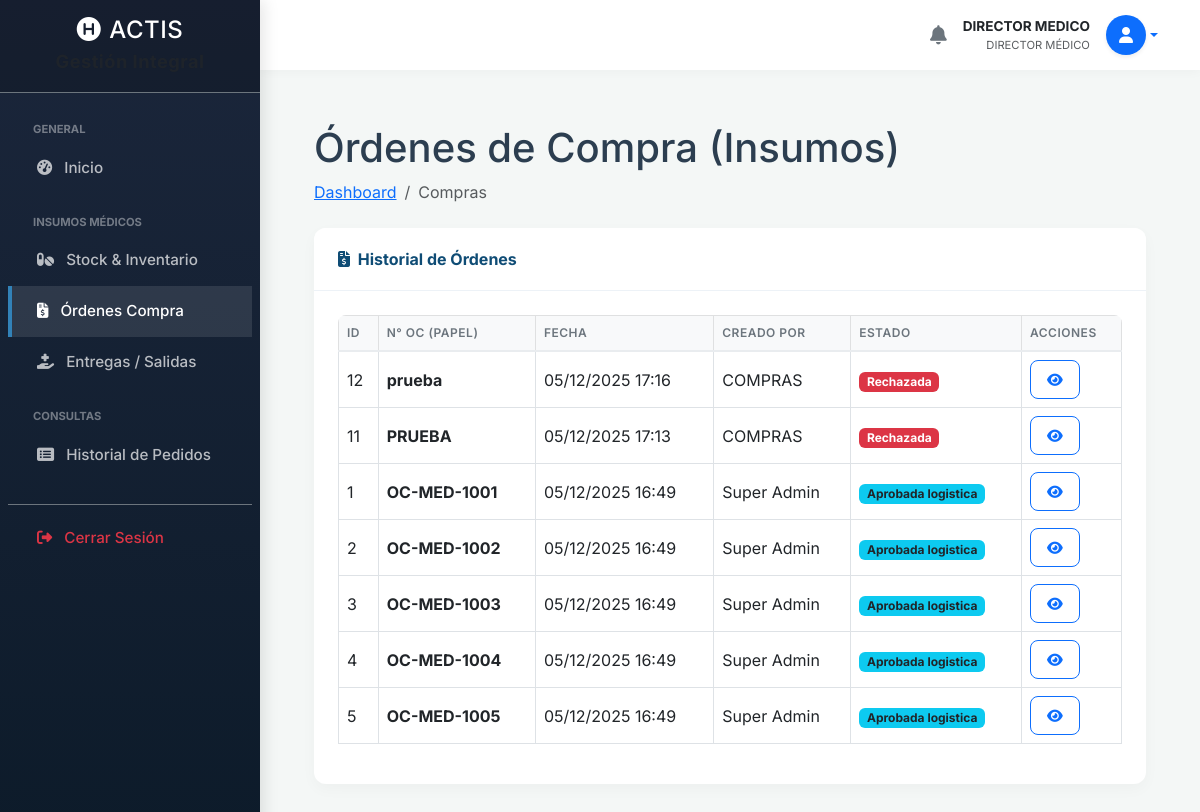
Page /insumos_compras.php (signed in) on the committed database.
### tables this page shows
CREATE TABLE `ordenes_compra` (
  `id` int(11) NOT NULL,
  `numero_oc` varchar(50) NOT NULL,
  `tipo_origen` enum('insumos','suministros') NOT NULL,
  `id_usuario_creador` int(11) NOT NULL,
  `estado` enum('pendiente_logistica','aprobada_logistica','rechazada','recibida_parcial','recibida_total') DEFAULT 'pendiente_logistica',
  `fecha_creacion` timestamp NULL DEFAULT current_timestamp(),
  `fecha_aprobacion` datetime DEFAULT NULL,
  `id_usuario_aprobador` int(11) DEFAULT NULL,
  `observaciones` text DEFAULT NULL
);

CREATE TABLE `usuarios` (
  `id` int(11) NOT NULL,
  `nombre_completo` varchar(100) NOT NULL,
  `email` varchar(100) NOT NULL,
  `destino` varchar(100) DEFAULT NULL,
  `servicio` varchar(100) DEFAULT NULL,
  `grado_militar` varchar(100) DEFAULT NULL,
  `rol_en_servicio` varchar(50) DEFAULT NULL,
  `telefono` varchar(50) DEFAULT NULL,
  `numero_interno` varchar(20) DEFAULT NULL,
  `password` varchar(255) NOT NULL,
  `firma_digital` varchar(255) DEFAULT NULL,
  `activo` tinyint(1) DEFAULT 1,
  `validado_por_admin` tinyint(1) DEFAULT 0,
  `created_at` timestamp NULL DEFAULT current_timestamp()
);

### insumos_compras.php (the view, shortened to what this page needs)
<?php
require 'db.php';
include 'includes/header.php';
include 'includes/sidebar.php';
include 'includes/navbar.php';
$sql = "SELECT oc.*, u.nombre_completo as creador
        FROM ordenes_compra oc
        JOIN usuarios u ON oc.id_usuario_creador = u.id
        WHERE oc.tipo_origen = 'insumos'
        ORDER BY oc.fecha_creacion DESC";
$stmt = $pdo->query($sql);
$ordenes = $stmt->fetchAll();
?>
<div class="container-fluid px-4">
    <h1 class="mt-4">Órdenes de Compra (Insumos)</h1>
    <ol class="breadcrumb mb-4">
        <li class="breadcrumb-item"><a href="dashboard.php">Dashboard</a></li>
        <li class="breadcrumb-item active">Compras</li>
    </ol>
    <div class="card mb-4">
        <div class="card-header d-flex justify-content-between align-items-center">
            <div><i class="fas fa-file-invoice-dollar me-1"></i> Historial de Órdenes</div>
        </div>
        <div class="card-body">
            <div class="table-responsive">
                <table class="table table-bordered table-hover">
                    <thead class="table-light">
                        <tr>
                            <th>ID</th>
                            <th>N° OC (Papel)</th>
                            <th>Fecha</th>
                            <th>Creado Por</th>
                            <th>Estado</th>
                            <th>Acciones</th>
                        </tr>
                    </thead>
                    <tbody>
                        <?php if (count($ordenes) > 0): ?>
                            <?php foreach ($ordenes as $oc): ?>
                                <?php
                                    $badge_class = 'bg-secondary';
                                    $estado_texto = ucfirst(str_replace('_', ' ', $oc['estado']));
                                    switch($oc['estado']) {
                                        case 'aprobada_logistica': $badge_class = 'bg-info text-dark'; break;
                                        case 'rechazada': $badge_class = 'bg-danger'; break;
                                    }
                                ?>
                                <tr>
                                    <td><?php echo $oc['id']; ?></td>
                                    <td class="fw-bold"><?php echo htmlspecialchars($oc['numero_oc']); ?></td>
                                    <td><?php echo date('d/m/Y H:i', strtotime($oc['fecha_creacion'])); ?></td>
                                    <td><?php echo htmlspecialchars($oc['creador']); ?></td>
                                    <td><span class="badge <?php echo $badge_class; ?>"><?php echo $estado_texto; ?></span></td>
                                    <td>
                                        <div class="btn-group" role="group">
                                            <a href="insumos_oc_ver.php?id=<?php echo $oc['id']; ?>" class="btn btn-sm btn-outline-primary" title="Ver Detalles">
                                                <i class="fas fa-eye"></i>
                                            </a>
                                            </div>
                                    </td>
                                </tr>
                            <?php endforeach; ?>
                        <?php endif; ?>
                    </tbody>
                </table>
            </div>
        </div>
    </div>
</div>
<?php include 'includes/footer.php'; ?>

### header.php (style rules this page uses)
:root { --primary-color: #0f4c75; --secondary-color: #3282b8; --accent-color: #bbe1fa; --bg-color: #f4f7f6; --text-color: #2c3e50; --sidebar-width: 260px; }
body { background-color: var(--bg-color); font-family: 'Inter', sans-serif; color: var(--text-color); overflow-x: hidden; }
.card { border: none; border-radius: 12px; box-shadow: 0 5px 15px rgba(0,0,0,0.03); transition: transform 0.2s; background: #fff; margin-bottom: 1.5rem; overflow: hidden; }
.card-header { background-color: #fff; border-bottom: 1px solid #edf2f7; padding: 1.2rem 1.5rem; font-weight: 700; color: var(--primary-color); display: flex; align-items: center; justify-content: space-between; }
.card-body { padding: 1.5rem; }
.table-responsive { border-radius: 8px; }
.table thead th { background-color: #f8f9fa; color: #6c757d; font-weight: 600; text-transform: uppercase; font-size: 0.75rem; letter-spacing: 0.5px; border-bottom: 2px solid #e9ecef; white-space: nowrap; }
.table td { vertical-align: middle; }
.btn { border-radius: 8px; font-weight: 500; letter-spacing: 0.3px; padding: 0.5rem 1rem; }

### rows in the picture
ordenes_compra: id "12", numero_oc "prueba", fecha_creacion "05/12/2025 17:16", id_usuario_creador.nombre_completo "COMPRAS", estado "Rechazada"
ordenes_compra: id "11", numero_oc "PRUEBA", fecha_creacion "05/12/2025 17:13", id_usuario_creador.nombre_completo "COMPRAS", estado "Rechazada"
ordenes_compra: id "1", numero_oc "OC-MED-1001", fecha_creacion "05/12/2025 16:49", id_usuario_creador.nombre_completo "Super Admin", estado "Aprobada logistica"
ordenes_compra: id "2", numero_oc "OC-MED-1002", fecha_creacion "05/12/2025 16:49", id_usuario_creador.nombre_completo "Super Admin", estado "Aprobada logistica"
ordenes_compra: id "3", numero_oc "OC-MED-1003", fecha_creacion "05/12/2025 16:49", id_usuario_creador.nombre_completo "Super Admin", estado "Aprobada logistica"
ordenes_compra: id "4", numero_oc "OC-MED-1004", fecha_creacion "05/12/2025 16:49", id_usuario_creador.nombre_completo "Super Admin", estado "Aprobada logistica"
ordenes_compra: id "5", numero_oc "OC-MED-1005", fecha_creacion "05/12/2025 16:49", id_usuario_creador.nombre_completo "Super Admin", estado "Aprobada logistica"

### other values in the picture
$nombre_usuario_global "DIRECTOR MEDICO"
$rol_principal_global "DIRECTOR MÉDICO"
